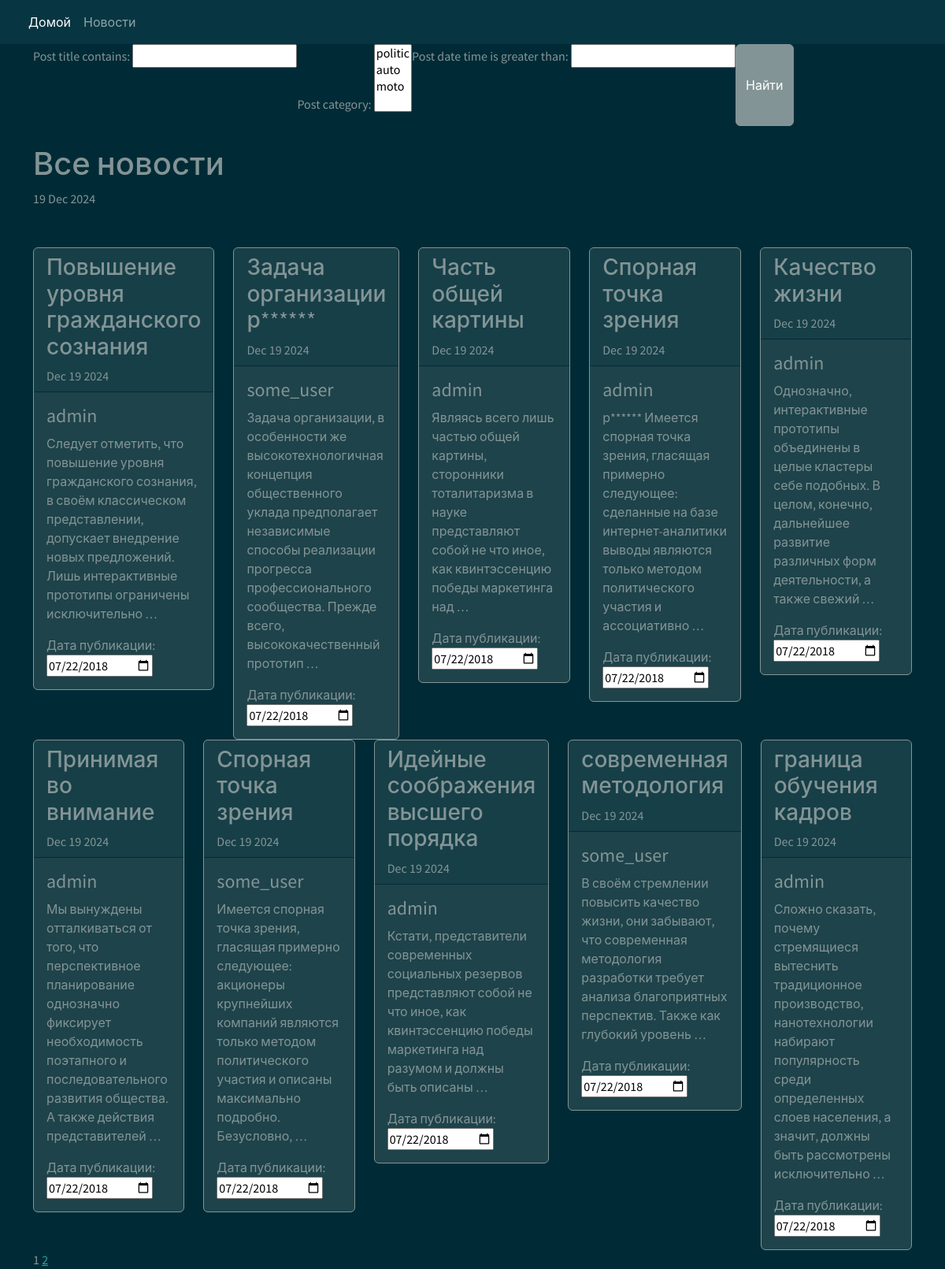
Page /news/ on the committed database.
### news/models.py (models this page shows, shortened)
class Post(models.Model):
    post = 'Pb'
    news = 'Nw'
    POSITIONS = [
        (post, 'Публикация'),
        (news, 'Новость')
    ]
    post_author = models.ForeignKey(Author, on_delete=models.CASCADE)
    post_type = models.CharField(max_length=2, choices=POSITIONS, default=post)
    post_date_time = models.DateTimeField(auto_now_add=True)
    post_title = models.CharField(max_length=255)
    post_content = models.TextField()
    post_category = models.ManyToManyField(Categories, through='PostCategory')
    ratint_post = models.FloatField(default=0.0)

class Author(models.Model):
    user = models.OneToOneField(User, on_delete=models.CASCADE)
    author_rating = models.FloatField(default=0.0)
    def __str__(self):
        return f'{self.user}'

### news/views.py (the view)
# urls.py: path('news/', PostsList.as_view(), name='post_list'),
class PostsList(ListView):
    model = Post
    ordering = 'post_date_time'
    template_name = 'news.html'
    context_object_name = 'posts_list'
    paginate_by = 10
    login_url = '/login/'
    redirect_field_name = ''
    def get_queryset(self):
        queryset = super().get_queryset()
        self.filterset = PostFilter(self.request.GET, queryset)
        return self.filterset.qs
    def get_context_data(self, **kwargs):
        context = super().get_context_data(**kwargs)
        context['time_now'] = datetime.utcnow()
        context['filterset'] = self.filterset
        return context

### news/models.py (called while the page is built)
    def __str__(self):
        return f'{self.category_name}'

### news/templatetags/custom_filters.py (called while the page is built)
@register.filter()
def censor(value):
    dct = ['редиска', 'сосиска']
    for wrd in dct:
        if wrd in value:
            cens_wrd = wrd[0] + '*' * (len(wrd) -1)
            value = value.replace(wrd, cens_wrd)
    return value

### news/templatetags/custom_tags.py (called while the page is built)
@register.simple_tag(takes_context=True)
def url_replace(context, **kwargs):
   d = context['request'].GET.copy()
   for k, v in kwargs.items():
       d[k] = v
   return d.urlencode()

### templates/news.html (shortened to what this page needs)
{% extends 'base.html' %}
{% load custom_filters %}
{% load custom_tags %}
{% block content %}
 <form class="d-flex" action="" method="get">
            {{ filterset.form.as_p }}
            <button class="btn btn-secondary my-2 my-sm-0" type="submit">Найти</button>
          </form>
<br/>
<h1> Все новости </h1>
{{ time_now|date:'d M Y' }}
<div class="contaiter">
    <div class="row", style="margin-top:50px;">
        {% for post in posts_list %}
        <div class="col-sm">
            <div class="card border-secondary md-3" style="max-width: 20rem;">
                <div class="card-header"><h3>{{post.post_title|censor }}</h3>   {{ time_now|date:'M d Y' }}</div>
                <div class="card-body">
                    <h4 class="card-title">{{post.post_author}}</h4>
                    <p class="card-text">{{post.post_content|truncatewords:20|censor  }}</p>
                    <label for="start">Дата публикации:</label>
                    <input type="date" id="start" name="trip-start" value="2018-07-22"  />
                </div>
            </div>
        </div>
        {% endfor %}
    </div>
</div>
   {{ page_obj.number }}
   {% if page_obj.has_next %}
       <a href="?{% url_replace page=page_obj.next_page_number %}">{{ page_obj.next_page_number }}</a>
   {% endif %}
{% endblock content %}

### templates/base.html (shortened to what this page needs)
<!DOCTYPE html>
{% load static %}
<html>
<head>
    <link href="{% static 'bootstrap-5.3.3-dist/css/bootstrap.min.css' %}" rel="stylesheet" />
</head>
<body>
    <nav class="navbar navbar-expand-lg bg-dark" data-bs-theme="dark">
      <div class="container-fluid">
        <div class="collapse navbar-collapse" id="navbarColor02">
          <ul class="navbar-nav me-auto">
            <li class="nav-item">
              <a class="nav-link active" href="/">Домой
              </a>
            </li>
            <li class="nav-item">
              <a class="nav-link" href="/news">Новости</a>
            </li>
              </div>
        </div>
    </nav>
    <div class="container">{% block content %}Base page django!{% endblock content %}</div>
</body>
</html>

### rows in the picture
Post: post_title|censor "Повышение уровня гражданского сознания", time_now "Dec 19 2024", post_author "admin", post_content|censor "Следует отметить, что повышение уровня гражданского сознания, в своём классическом представлении, допускает внедрение новых предложений. Лишь интерактивные прототипы ограничены исключительно …"
Post: post_title|censor "Задача организации р******", time_now "Dec 19 2024", post_author "some_user", post_content|censor "Задача организации, в особенности же высокотехнологичная концепция общественного уклада предполагает независимые способы реализации прогресса профессионального сообщества. Прежде всего, высококачественный прототип …"
Post: post_title|censor "Часть общей картины", time_now "Dec 19 2024", post_author "admin", post_content|censor "Являясь всего лишь частью общей картины, сторонники тоталитаризма в науке представляют собой не что иное, как квинтэссенцию победы маркетинга над …"
Post: post_title|censor "Спорная точка зрения", time_now "Dec 19 2024", post_author "admin", post_content|censor "р****** Имеется спорная точка зрения, гласящая примерно следующее: сделанные на базе интернет-аналитики выводы являются только методом политического участия и ассоциативно …"
Post: post_title|censor "Качество жизни", time_now "Dec 19 2024", post_author "admin", post_content|censor "Однозначно, интерактивные прототипы объединены в целые кластеры себе подобных. В целом, конечно, дальнейшее развитие различных форм деятельности, а также свежий …"
Post: post_title|censor "Принимая во внимание", time_now "Dec 19 2024", post_author "admin", post_content|censor "Мы вынуждены отталкиваться от того, что перспективное планирование однозначно фиксирует необходимость поэтапного и последовательного развития общества. А также действия представителей …"
Post: post_title|censor "Спорная точка зрения", time_now "Dec 19 2024", post_author "some_user", post_content|censor "Имеется спорная точка зрения, гласящая примерно следующее: акционеры крупнейших компаний являются только методом политического участия и описаны максимально подробно. Безусловно, …"
Post: post_title|censor "Идейные соображения высшего порядка", time_now "Dec 19 2024", post_author "admin", post_content|censor "Кстати, представители современных социальных резервов представляют собой не что иное, как квинтэссенцию победы маркетинга над разумом и должны быть описаны …"
Post: post_title|censor "современная методология", time_now "Dec 19 2024", post_author "some_user", post_content|censor "В своём стремлении повысить качество жизни, они забывают, что современная методология разработки требует анализа благоприятных перспектив. Также как глубокий уровень …"
Post: post_title|censor "граница обучения кадров", time_now "Dec 19 2024", post_author "admin", post_content|censor "Сложно сказать, почему стремящиеся вытеснить традиционное производство, нанотехнологии набирают популярность среди определенных слоев населения, а значит, должны быть рассмотрены исключительно …"

### other values in the picture
{{ time_now|date:'d M Y' }} "19 Dec 2024"
{{ page_obj.number }} "1"
{{ page_obj.next_page_number }} "2"
